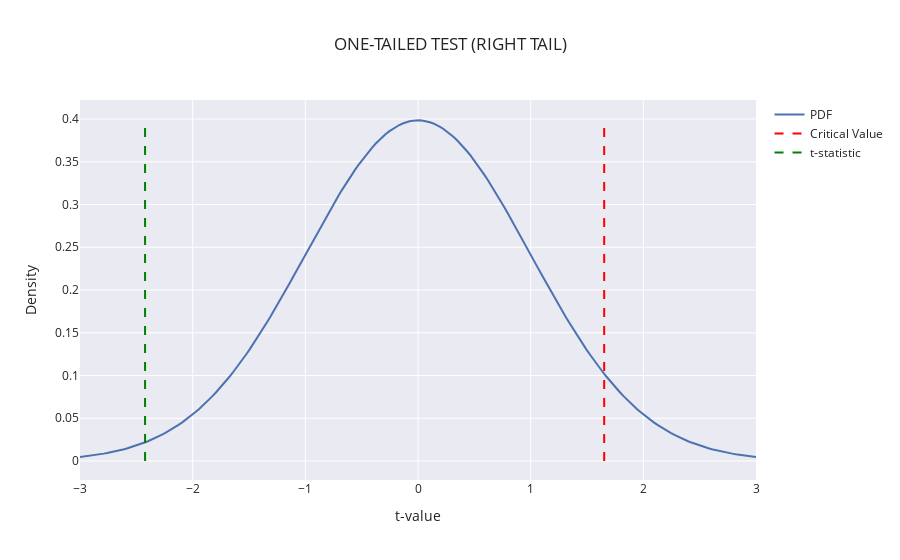

The cell this chart's notebook holds for it:
### Markdown cell above
`ONE-TAILED (RIGHT)`

### Code cell
import numpy as np
import scipy.stats as stats
import plotly.graph_objects as go

## Calculate the t_critical value for the right tail
t_crit = stats.t.ppf((1-0.05), 198)  # Positive critical value for the right tail

## The values of the distribution
t_xvals = np.linspace(-3, 3, 200)

## The PDF of the t-distribution
t_dist_pdf = stats.t.pdf(t_xvals, 198)

## Plot the PDF
t_dist_fig_right = go.Figure()

## Add the PDF trace
t_dist_fig_right.add_trace(
    go.Scatter(
        x=t_xvals,
        y=t_dist_pdf,
        name='PDF',
        mode='lines'
    )
)

## Add the critical value line (right tail)
t_dist_fig_right.add_trace(
    go.Scatter(
        x=[t_crit, t_crit],  # Use positive t_crit for the right tail
        y=[0, 0.4],
        name='Critical Value',
        mode='lines',
        line=dict(color='red', dash='dash')
    )
)

## Add the t-statistic line (right tail)
  # Replace this with your actual t-statistic value
t_dist_fig_right.add_trace(
    go.Scatter(
        x=[t_stat, t_stat],  # Use the t-statistic value
        y=[0, 0.4],
        name='t-statistic',
        mode='lines',
        line=dict(color='green', dash='dash')
    )
)

## Update layout
t_dist_fig_right.update_layout(
    title='ONE-TAILED TEST (RIGHT TAIL)',
    xaxis_title='t-value',
    yaxis_title='Density',
    showlegend=True
)

## Show the figure
t_dist_fig_right.show()

### Figure 1 — Plotly figure (JSON) as saved in the notebook; plotly's stock layout.template omitted (floating-point values rounded to 4 significant figures; data arrays with more than 128 entries replaced by an {"elided": "..."} marker saying what was removed)
{"data": [{"mode": "lines", "name": "PDF", "type": "scatter", "x": {"elided": "200 float values"}, "y": {"elided": "200 float values"}}, {"line": {"color": "red", "dash": "dash"}, "mode": "lines", "name": "Critical Value", "type": "scatter", "x": [1.653, 1.653], "y": [0, 0.4]}, {"line": {"color": "green", "dash": "dash"}, "mode": "lines", "name": "t-statistic", "type": "scatter", "x": [-2.423, -2.423], "y": [0, 0.4]}], "layout": {"showlegend": true, "title": {"text": "ONE-TAILED TEST (RIGHT TAIL)"}, "xaxis": {"title": {"text": "t-value"}}, "yaxis": {"title": {"text": "Density"}}}}
